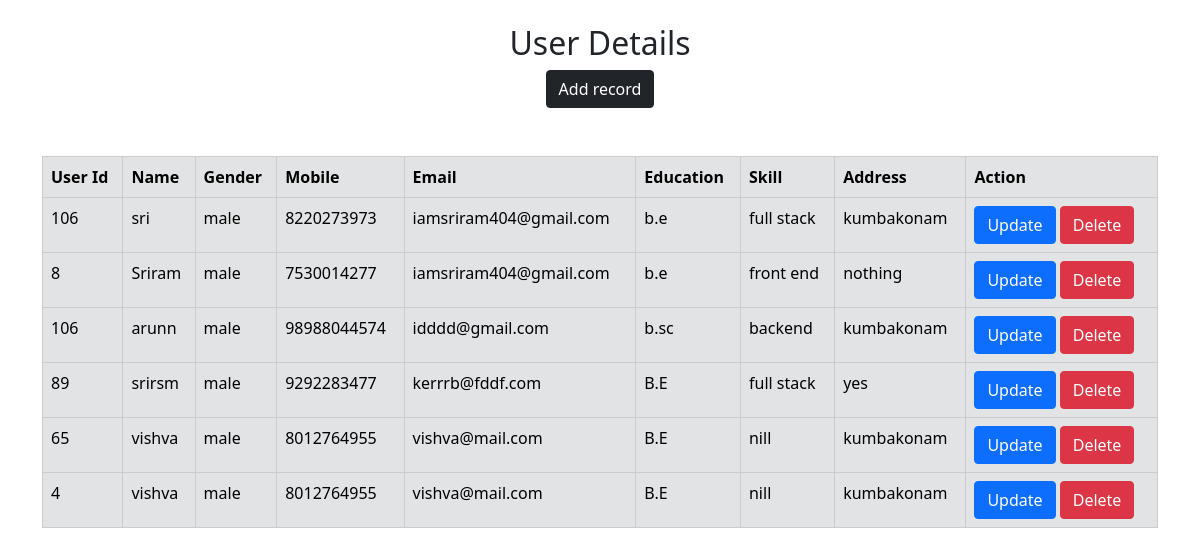
The app's page /read/ with its own data.
### employee/models.py (models this page shows, shortened)
class usr_profile(models.Model):
    usr_id = models.IntegerField(null=False,blank=False,unique=False)
    usr_name = models.CharField(null=False,max_length=30)
    usr_gender = models.CharField(null=False,max_length=6)
    usr_mobile = models.BigIntegerField()
    usr_email = models.EmailField()
    usr_education = models.CharField(max_length=10)
    usr_skill = models.CharField(max_length=50)
    usr_address = models.CharField(max_length=30,null=True)

### employee/views.py (the view)
# urls.py: path('read/',views.read, name='read'),
def read(request):
    context = {
        'all_details' : usr_profile.objects.all()
    }
    return render(request, 'pages/show.html',context)

### employee/templates/pages/show.html (shortened to what this page needs)
<!DOCTYPE html>
<html lang="en">
<head>
    <link href="https://cdn.jsdelivr.net/npm/bootstrap@5.0.2/dist/css/bootstrap.min.css" rel="stylesheet"
>
</head>
<body>
    <div class="container mt-4">
        <center>
            <h2>User Details</h2>
            <table class="table table-secondary table-bordered mt-5">
                <thead>
                    <tr>
                        <th>User Id</th>
                        <th>Name</th>
                        <th>Gender</th>
                        <th>Mobile</th>
                        <th>Email</th>
                        <th>Education</th>
                        <th>Skill</th>
                        <th>Address</th>
                        <th colspan="2">Action</th>
                    </tr>
                </thead>
                <tbody>
                    {% for i in all_details %}
                    <tr>
                        <td>{{i.usr_id}}</td>
                        <td>{{i.usr_name}}</td>
                        <td>{{i.usr_gender}}</td>
                        <td>{{i.usr_mobile}}</td>
                        <td>{{i.usr_email}}</td>
                        <td>{{i.usr_education}}</td>
                        <td>{{i.usr_skill}}</td>
                        <td>{{i.usr_address}}</td>
                        <td>
                            <a href="{% url 'usr_update' i.id %}"><button class="btn btn-primary">Update</button></a>
                            <a href="{% url 'delete' i.id %}"><button type="submit"
                                    class="btn btn-danger">Delete</button></a>
                        </td>
                    </tr>
                    {% endfor %}
                    <tr>
                        <a href="{% url 'index' %}"><button class="btn btn-dark">Add record</button></a>
                    </tr>
                </tbody>
            </table>
        </center>
    </div>
</body>
</html>

### records on screen
usr_profile: usr_id "106", usr_name "sri", usr_gender "male", usr_mobile "8220273973", usr_email "iamsriram404@gmail.com", usr_education "b.e", usr_skill "full stack", usr_address "kumbakonam"
usr_profile: usr_id "8", usr_name "Sriram", usr_gender "male", usr_mobile "7530014277", usr_email "iamsriram404@gmail.com", usr_education "b.e", usr_skill "front end", usr_address "nothing"
usr_profile: usr_id "106", usr_name "arunn", usr_gender "male", usr_mobile "98988044574", usr_email "idddd@gmail.com", usr_education "b.sc", usr_skill "backend", usr_address "kumbakonam"
usr_profile: usr_id "89", usr_name "srirsm", usr_gender "male", usr_mobile "9292283477", usr_email "kerrrb@fddf.com", usr_education "B.E", usr_skill "full stack", usr_address "yes"
usr_profile: usr_id "65", usr_name "vishva", usr_gender "male", usr_mobile "8012764955", usr_email "vishva@mail.com", usr_education "B.E", usr_skill "nill", usr_address "kumbakonam"
usr_profile: usr_id "4", usr_name "vishva", usr_gender "male", usr_mobile "8012764955", usr_email "vishva@mail.com", usr_education "B.E", usr_skill "nill", usr_address "kumbakonam"
